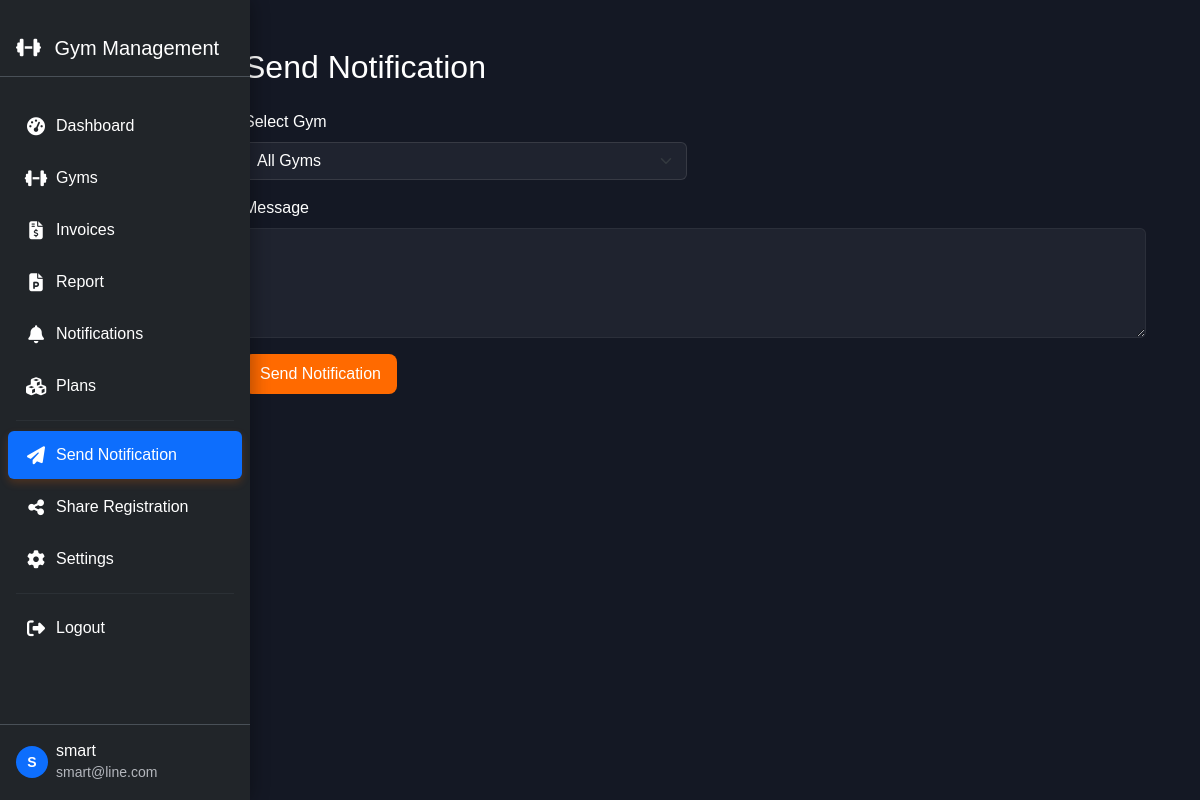
The page /system/notifications/send/ (signed in) on the database its author committed.
### core/models.py (models this page shows, shortened)
class User(AbstractUser):
    ROLE_CHOICES = (
        ('gym_owner', 'Gym Owner'),
        ('system_admin', 'System Admin'),
    )
    role = models.CharField(max_length=20, choices=ROLE_CHOICES)
    phone = models.CharField(max_length=15, blank=True, null=True)
    is_approved = models.BooleanField(default=False)

### system/views.py (the view, shortened to what this page needs)
# urls.py: path('notifications/send/', views.send_notification, name='send_notification'),
@login_required
def send_notification(request):
    gyms = Gym.objects.all()
    context = {
        'gyms': gyms
    }
    return render(request, 'system/send_notification.html', context)

### templates/system/send_notification.html (shortened to what this page needs)
{% extends 'base.html' %}
{% block content %}
<div class="container">
  <div class="row">
    <div class="col-md-3 col-lg-2 d-none d-md-block bg-light sidebar">
      {% include 'partials/sidebar_system.html' %}
    </div>
    <div class="col-md-9 ms-sm-auto col-lg-10 px-md-4 mt-4">
      <h2 class="mb-4">Send Notification</h2>
      <form method="post" class="row g-3">
        <div class="col-md-6">
          <label for="gym_id" class="form-label">Select Gym</label>
          <select class="form-select" id="gym_id" name="gym_id" required>
            <option value="all">All Gyms</option>
          </select>
        </div>
        <div class="col-md-12">
          <label for="message" class="form-label">Message</label>
          <textarea class="form-control" id="message" name="message" rows="4" required></textarea>
        </div>
        <div class="col-12">
          <button type="submit" class="btn btn-primary">Send Notification</button>
        </div>
      </form>
    </div>
  </div>
</div>
{% endblock %}

### templates/partials/sidebar_system.html (shortened to what this page needs)
{% load core_tags %}
<nav class="sidebar bg-dark" id="sidebarMenu">
    <div class="sidebar-header p-3">
        <div class="d-flex align-items-center">
            <div class="sidebar-brand">
                <h5 class="text-white mb-0">
                    <i class="fas fa-dumbbell me-2"></i>
                    Gym Management
                </h5>
            </div>
        </div>
    </div>
    <div class="sidebar-content">
        <ul class="nav flex-column">
            <li class="nav-item">
                <a class="nav-link {% if request.resolver_match.url_name == 'dashboard' %}active{% endif %}"
                   href="{% url 'system_dashboard' %}">
                    <i class="fas fa-tachometer-alt me-2"></i>
                    Dashboard
                </a>
            </li>
            <li class="nav-item">
                <a class="nav-link {% if request.resolver_match.url_name == 'gym_list' %}active{% endif %}"
                   href="{% url 'gym_list' %}">
                    <i class="fas fa-dumbbell me-2"></i>
                    Gyms
                </a>
            </li>
            <li class="nav-item">
                <a class="nav-link {% if request.resolver_match.url_name == 'invoice_list' %}active{% endif %}"
                   href="{% url 'invoice_list' %}">
                    <i class="fas fa-file-invoice-dollar me-2"></i>
                    Invoices
                </a>
            </li>
            <li class="nav-item">
                <a class="nav-link {% if request.resolver_match.url_name == 'report' %}active{% endif %}"
                   href="{% url 'report' %}">
                    <i class="fas far fa-file-powerpoint me-2"></i>
                    Report
                </a>
            </li>
            <li class="nav-item">
                <a class="nav-link {% if request.resolver_match.url_name == 'notifications' %}active{% endif %}"
                   href="{% url 'notifications' %}">
                    <i class="fas fa-bell me-2"></i>
                    Notifications
                </a>
            </li>
            <li class="nav-item">
                <a class="nav-link {% if request.resolver_match.url_name == 'manage_plans' %}active{% endif %}"
                   href="{% url 'manage_plans' %}">
                    <i class="fas fa-cubes me-2"></i>
                    Plans
                </a>
            </li>
            <hr class="sidebar-divider">
            <li class="nav-item">
                <a class="nav-link {% if request.resolver_match.url_name == 'send_notification' %}active{% endif %}"
                   href="{% url 'send_notification' %}">
                    <i class="fas fa-paper-plane me-2"></i>
                    Send Notification
                </a>
            </li>
            <li class="nav-item">
                <a class="nav-link {% if request.resolver_match.url_name == 'share_registration_link' %}active{% endif %}"
                   href="{% url 'share_registration_link' %}">
                    <i class="fas fa-share-alt me-2"></i>
                    Share Registration
                </a>
            </li>
            <li class="nav-item">
                <a class="nav-link {% if request.resolver_match.url_name == 'system_settings' %}active{% endif %}"
                   href="{% url 'system_settings' %}">
                    <i class="fas fa-cog me-2"></i>
                    Settings
                </a>
            </li>
            <hr class="sidebar-divider">
            <li class="nav-item">
                <a class="nav-link" href="{% url 'logout' %}">
                    <i class="fas fa-sign-out-alt me-2"></i>
                    Logout
                </a>
            </li>
        </ul>
    </div>
    <div class="sidebar-footer p-3 mt-auto">
        <div class="d-flex align-items-center">
            <div class="avatar-sm me-2">
                <span class="avatar-title rounded-circle bg-primary">
                    {{ user.username|first|upper }}
                </span>
            </div>
            <div class="flex-grow-1">
                <h6 class="text-white mb-0">{{ user.username }}</h6>
                <small class="text-muted">{{ user.email }}</small>
            </div>
        </div>
    </div>
</nav>

### static/css/styles.css (style rules this page uses)
:root { --bg-main: #141824; --bg-card: #1E212D; --primary: #FF6A00; --accent: #F9A826; --success: #28C76F; --error: #EA5455; --text: #EAEAEA; --text-secondary: #B4B7BD; --text-contrast: #FFFFFF; }
body { background-color: var(--bg-main); color: var(--text-contrast); font-family: 'Poppins', sans-serif; min-height: 100vh; }
h1, h2, h3, h4, h5, h6, p, label, th, td, .form-control, .form-label, .btn, .card-title, .card-text, .list-group-item, .nav-link { color: var(--text-contrast) !important; }
.text-muted { color: var(--text-secondary) !important; }
.btn-primary { background-color: var(--primary); border: none; padding: 8px 16px; border-radius: 8px; transition: all 0.3s; }
.form-control, .form-select { background-color: rgba(255, 255, 255, 0.05); border: 1px solid rgba(255, 255, 255, 0.1); color: var(--text-contrast) !important; }
.sidebar { background-color: var(--bg-card); height: 100vh; position: fixed; top: 0; left: 0; width: 250px; padding-top: 20px; z-index: 1000; box-shadow: 0 0 20px rgba(0, 0, 0, 0.2); }
.sidebar-header { padding: 0 20px 20px; border-bottom: 1px solid rgba(255, 255, 255, 0.1); margin-bottom: 15px; }
.sidebar .nav-link { color: var(--text-secondary); padding: 12px 20px; margin: 5px 10px; border-radius: 8px; transition: all 0.3s; display: flex; align-items: center; }
.sidebar .nav-link:hover, .sidebar .nav-link.active { background-color: var(--primary); color: var(--text-contrast) !important; box-shadow: 0 4px 8px rgba(255, 106, 0, 0.2); }
.sidebar .nav-link i { width: 24px; text-align: center; font-size: 18px; margin-right: 10px; }

### templates/partials/sidebar_system.html (style rules this page uses)
.sidebar { position: fixed; top: 0; left: 0; height: 100vh; width: 250px; z-index: 1000; transition: all 0.3s; display: flex; flex-direction: column; overflow: hidden; }
.sidebar-header { flex-shrink: 0; border-bottom: 1px solid #495057; }
.sidebar-content { flex: 1; overflow-y: auto; overflow-x: hidden; padding: 0.5rem 0; }
.sidebar .nav-link { color: #adb5bd; padding: 0.75rem 1rem; border-radius: 0.375rem; margin: 0.125rem 0.5rem; transition: all 0.15s ease-in-out; white-space: nowrap; }
.sidebar .nav-link.active { color: #fff; background-color: #0d6efd; }
.sidebar-divider { border-color: #495057; margin: 0.5rem 1rem; }
.sidebar-footer { flex-shrink: 0; border-top: 1px solid #495057; }
.avatar-title { width: 32px; height: 32px; display: flex; align-items: center; justify-content: center; font-size: 14px; font-weight: 600; }

### rows shown on the page
User: username|first "S", username "smart", email "smart@line.com"
